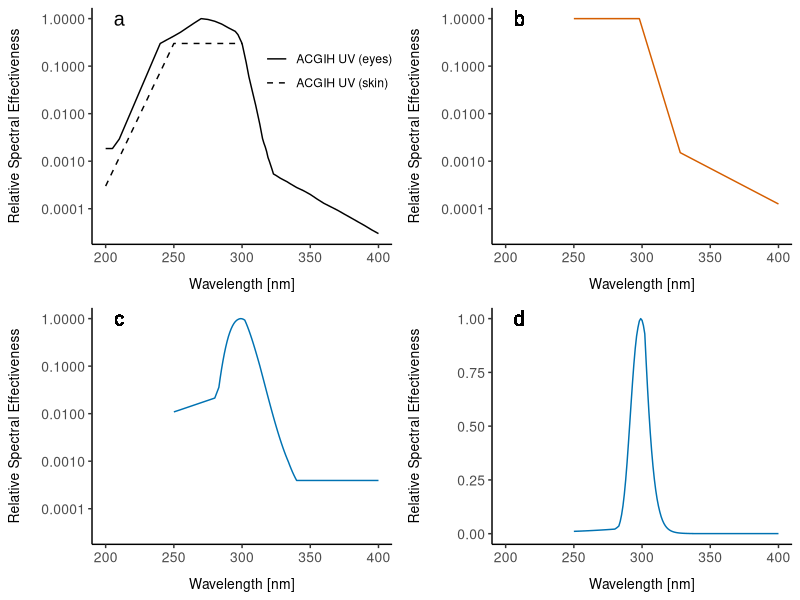
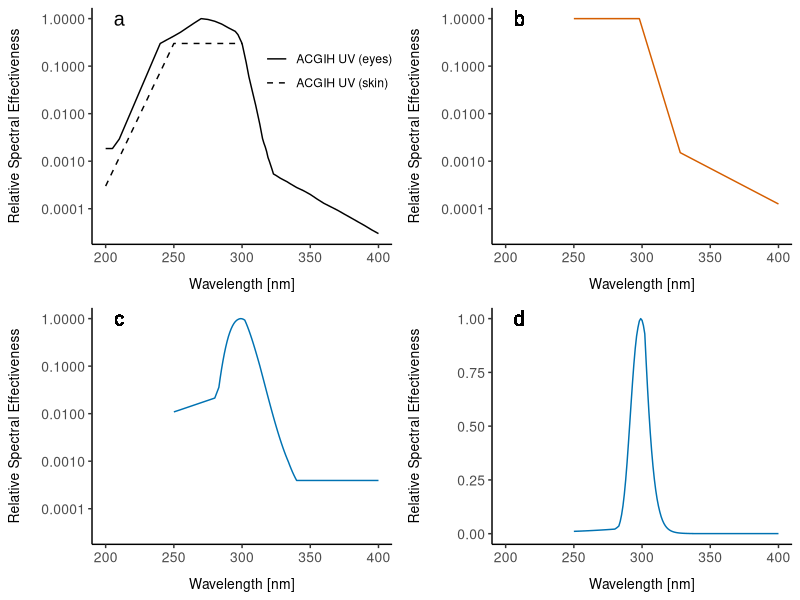

Write the R code that produced these figures, in order.
library(tidyverse)
library(readxl)
library(gridExtra)
library(cowplot)
library(scales)

# loading data frames for ACGIH TLVs
tlv <- read_xlsx("../data/action_spectra_and_tlv_data.xlsx", sheet = "TLV")
tlv_skin <- read_xlsx("../data/action_spectra_and_tlv_data.xlsx", sheet = "TLV_skin")

# check column names in the data frames
colnames(tlv)
colnames(tlv_skin)

# renaming columns to make them easier to handle
tlv <- tlv %>%
  rename("wavel" = "Wavelength (nm)",
         "tlv" = "TLV (mJ/cm^2)",
         "rse" = "Relative Spectral Effectiveness")

tlv_skin <- tlv_skin %>%
  rename("wavel" = "Wavelength (nm)",
         "tlv" = "TLV (mJ/cm^2)",
         "rse" = "Relative Spectral Effectiveness")

acgih_plot <- ggplot() +
  geom_line(data = tlv, aes(x = wavel, y = rse, linetype = "TLV", color = "TLV")) +
  geom_line(data = tlv_skin, aes(x = wavel, y = rse, linetype = "TLV (skin)", color = "TLV (skin)")) +
  geom_text(aes(x = 210, y = 1, label = "a"), size = 5, family = "Arial", color = "black") +
  labs(x = "Wavelength [nm]",
       y = "Relative Spectral Effectiveness") +
  scale_x_continuous(limits = c(200, 400), breaks = seq(from = 200, to = 400, by = 50)) +
  scale_y_log10(limits = c(0.00003, 1), labels = number_format(accuracy = 0.0001, big.mark = ",")) +
  scale_linetype_manual(values = c("TLV" = "solid", "TLV (skin)" = "dashed"),
                        name = "",
                        labels = c("ACGIH UV (eyes)", "ACGIH UV (skin)")) +
  scale_color_manual(values = c("TLV" = "black", "TLV (skin)" = "black"),
                     name = "",
                     labels = c("ACGIH UV (eyes)", "ACGIH UV (skin)")) +
  theme_classic() +
  theme(
    legend.position = c(0.55, 0.6), # Adjust the x and y values for the desired position
    legend.justification = c(0, 0),
    legend.background = element_rect(fill = "transparent", color = "transparent"),
    legend.box.background = element_rect(fill = "transparent", color = "transparent"),
    axis.text = element_text(size = 10), # Increase tick label font size
    axis.title.x = element_text(size = 10, margin = margin(t = 10)), # Increase X axis label font size and add space
    axis.title.y = element_text(size = 10, margin = margin(r = 15)),  # Increase Y axis label font size and add space
    plot.margin = margin(0.2, 0.2, 0.2, 0.2, "cm")
  )

# Load data into data frame erythema
erythema <- read_xlsx("../data/action_spectra_and_tlv_data.xlsx", sheet = "action_spectra")

# Create linear scale plot
erythema_plot <- ggplot(erythema, aes(x = wavel, y = erythema)) +
  geom_line(linetype = "solid", color = "#D55E00") +
  geom_text(aes(x = 210, y = 1, label = "b"), size = 5, family = "Arial", color = "black") +
  labs(x = "Wavelength [nm]",
       y = "Relative Spectral Effectiveness") +
  scale_x_continuous(limits = c(200, 400)) +
  scale_y_log10(limits = c(0.00003, 1), labels = number_format(accuracy = 0.0001, big.mark = ",")) +
  theme_classic() +
  theme(axis.text = element_text(size = 10), # Increase tick label font size
        axis.title.x = element_text(size = 10, margin = margin(t = 10)), # Increase X axis label font size and add space
        axis.title.y = element_text(size = 10, margin = margin(r = 15)),  # Increase Y axis label font size and add space
        plot.margin = margin(0.2, 0.2, 0.2, 0.2, "cm")
  )

# Load data into data frame nmsc
nmsc <- read_xlsx("../data/action_spectra_and_tlv_data.xlsx", sheet = "action_spectra")

# Create log scale plot
log_plot <- ggplot(nmsc, aes(x = wavel, y = nmsc)) +
  geom_line(linetype = "solid", color = "#0072B2") +
  geom_text(aes(x = 210, y = 1, label = "c"), size = 5, family = "Arial", color = "black") +
  labs(x = "Wavelength [nm]",
       y = "Relative Spectral Effectiveness") +
  scale_x_continuous(limits = c(200, 400)) +
  scale_y_log10(limits = c(0.00003, 1), labels = number_format(accuracy = 0.0001, big.mark = ",")) +
  theme_classic() +
  theme(axis.text = element_text(size = 10), # Increase tick label font size
        axis.title.x = element_text(size = 10, margin = margin(t = 10)), # Increase X axis label font size and add space
        axis.title.y = element_text(size = 10, margin = margin(r = 15)),  # Increase Y axis label font size and add space
        plot.margin = margin(0.2, 0.2, 0.2, 0.2, "cm")
  )

# Create linear scale plot
linear_plot <- ggplot(nmsc, aes(x = wavel, y = nmsc)) +
  geom_line(linetype = "solid", color = "#0072B2") +
  geom_text(aes(x = 210, y = 1, label = "d"), size = 5, family = "Arial", color = "black") +
  labs(x = "Wavelength [nm]",
       y = "Relative Spectral Effectiveness") +
  scale_x_continuous(limits = c(200, 400)) +
  theme_classic() +
  theme(axis.text = element_text(size = 10), # Increase tick label font size
        axis.title.x = element_text(size = 10, margin = margin(t = 10)), # Increase X axis label font size and add space
        axis.title.y = element_text(size = 10, margin = margin(r = 15)),  # Increase Y axis label font size and add space
        plot.margin = margin(0.2, 0.2, 0.2, 0.2, "cm")
  )

# Arrange the plots
plot_grid(acgih_plot, erythema_plot, log_plot, linear_plot, ncol = 2, align = 'v')


ggsave("../figure image files/ACGIH_erythema_nmsc_four_panels.png", plot_grid(acgih_plot, erythema_plot, log_plot, linear_plot, ncol = 2, align = 'v'), width = 200, height = 140, unit = "mm", dpi = 600)